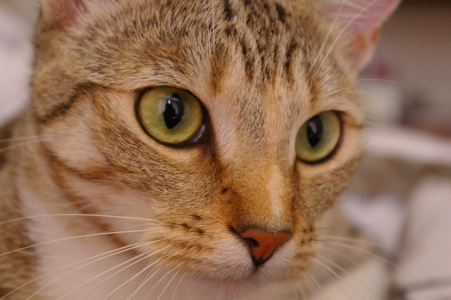
#> input picture skimage.data.cat(), 451 x 300 px
$ jupyter execute lab1.ipynb   (shell and % lines are left out)
#> lines starting #> are read from the running program, lines starting #| are printed output that depends on the picture; after the words box and inside, x2 and y2 are one past the last pixel; in counts of white or black regions, pixels touching at a corner belong together
# Практическая работа №1

## Основные задачи обработки изображений

## Задание

### Цель

Знакомство с методами обработки изображений, формирование навыков выполнения обработки изображений на языке Python.

### Задачи

1.	Исследование методов преобразования изображений
2.	Исследование методов фильтрации изображений
3.	Исследование методов выделения контуров на изображении
4.	Исследование методов бинаризации изображений

## Ход работы

### Импорты и вспомогательные функции

### Подготовка окружения

Перед запуском основных экспериментов устанавливаю зависимости, от которых зависят примеры ниже.

[cell 1]
import math

import numpy as np
import scipy
import skimage
from skimage import data
from skimage import color
from skimage import filters
from skimage import exposure
from skimage.feature import canny
from skimage.filters import roberts, prewitt, sobel, laplace, try_all_threshold, threshold_otsu, threshold_local, rank, threshold_niblack, threshold_sauvola
from skimage.morphology import disk
from skimage.util import img_as_ubyte, random_noise
from skimage.metrics import structural_similarity, peak_signal_noise_ratio, mean_squared_error
import matplotlib.pyplot as plt

plt.rcParams.update(
    {
        # корректное отображение ЧБ изображений в Matplotlib
        'image.cmap': 'gray',
        'axes.titlesize': 10,
    }
)

[cell 2]
# отрисовка изображений в виде сетки
# images - словарь {название изображения: изображение}
def display_images(images: dict[str, object], ncolumns: int = 1) -> None:
    nrows = math.ceil(len(images) / ncolumns)
    fig, axes = plt.subplots(nrows, ncolumns, figsize=(15, 4 * nrows))
    axes = axes.flatten()

    for ax, (title, image) in zip(axes, images.items()):
        ax.axis('off')
        ax.imshow(image)
        ax.set_title(title)

    for i in range(len(images), len(axes)):
        axes[i].axis('off')

    fig.tight_layout()
    plt.show()

# отрисовка изображений и гистограммами яркости пикселей под каждым изображением
# images - словарь {название изображения: изображение}
def display_images_with_histograms(images: dict[str, object], ncolumns: int = 1) -> None:
    nrows = math.ceil(len(images) / ncolumns)
    fig, axes = plt.subplots(nrows * 2, ncolumns, figsize=(12, 3 * nrows * 2))
    axes = axes.reshape(nrows * 2, ncolumns)

    for idx, (title, image) in enumerate(images.items()):
        row = (idx // ncolumns) * 2
        col = idx % ncolumns

        ax_img = axes[row, col]
        ax_img.axis('off')
        ax_img.imshow(image)
        ax_img.set_title(title)

        ax_hist = axes[row + 1, col]
        bins = 256

        ax_hist.hist(image.ravel(), bins=bins, histtype='step', color='black')
        ax_hist.ticklabel_format(axis='y', style='scientific', scilimits=(0, 0))
        ax_hist.set_xlabel('Pixel intensity')
        ax_hist.set_ylabel('Number of pixels')

        img_cdf, bins = exposure.cumulative_distribution(image, bins)
        ax_cdf = ax_hist.twinx()
        ax_cdf.plot(bins, img_cdf, 'r')

    for i in range(len(images), nrows * ncolumns):
        axes[(i // ncolumns) * 2, i % ncolumns].axis('off')
        axes[(i // ncolumns) * 2 + 1, i % ncolumns].axis('off')

    fig.tight_layout()
    plt.show()

# отрисовка изображений и гистограммами яркости пикселей под каждым изображением и наложением порога
# images - словарь {название изображения: (бинарное изображение, исходное изображение, по которому строится гистограмма яркости пикселей, порог)}
def display_images_with_thresholds(images: dict[str, tuple[object, object, int]], ncolumns: int = 1) -> None:
    nrows = math.ceil(len(images) / ncolumns)
    fig, axes = plt.subplots(nrows * 2, ncolumns, figsize=(12, 3 * nrows * 2))
    axes = axes.reshape(nrows * 2, ncolumns)

    for idx, (title, image_obj) in enumerate(images.items()):
        row = (idx // ncolumns) * 2
        col = idx % ncolumns

        ax_img = axes[row, col]
        ax_img.axis('off')
        ax_img.imshow(image_obj[0])
        ax_img.set_title(title)

        ax_hist = axes[row + 1, col]
        bins = 256

        ax_hist.hist(image_obj[1].ravel(), bins=bins, histtype='step', color='black')
        ax_hist.ticklabel_format(axis='y', style='scientific', scilimits=(0, 0))
        ax_hist.set_xlabel('Pixel intensity')
        ax_hist.set_ylabel('Number of pixels')

        ax_hist.axvline(image_obj[2], color='r', linewidth=2)

    for i in range(len(images), nrows * ncolumns):
        axes[(i // ncolumns) * 2, i % ncolumns].axis('off')
        axes[(i // ncolumns) * 2 + 1, i % ncolumns].axis('off')

    fig.tight_layout()
    plt.show()

### 1. Подготовка изображений для исследования

Для экспериментов использую несколько эталонных снимков из `skimage`: портрет кота, тестовый снимок с камерой, страницу текста и фрагмент лунной поверхности. Для анализа контуров дополнительно подключаю фотографию из датасета [Berkeley Segmentation Dataset 500 (BSDS500)](https://www.kaggle.com/datasets/balraj98/berkeley-segmentation-dataset-500-bsds500/data), поскольку изображения из него снабжены аккуратной разметкой границ.

[cell 3]
img_cat = data.cat()
#> img_cat is the input picture: shape (300, 451, 3); mean R, G, B 147.7, 111.4, 86.8
img_cam = data.camera()
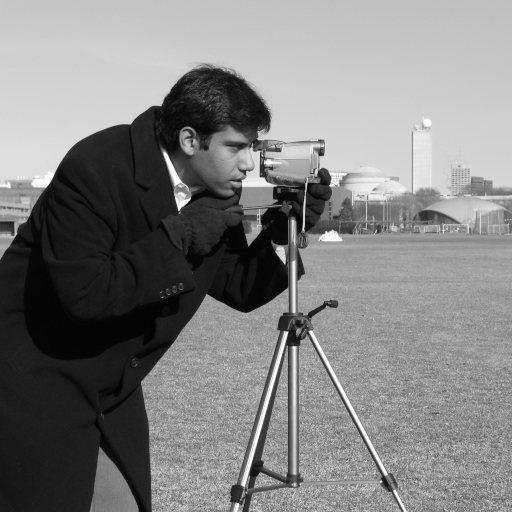
#> input picture skimage.data.camera(), 512 x 512 px
#> img_cam is the input picture: shape (512, 512); min 0, max 255, mean 129.1
img_page = data.page()
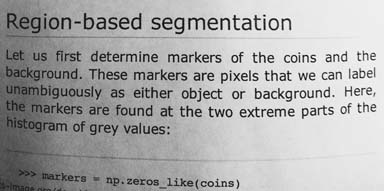
#> input picture skimage.data.page(), 384 x 191 px
#> img_page is the input picture: shape (191, 384); min 0, max 255, mean 171.5
img_moon = data.moon()
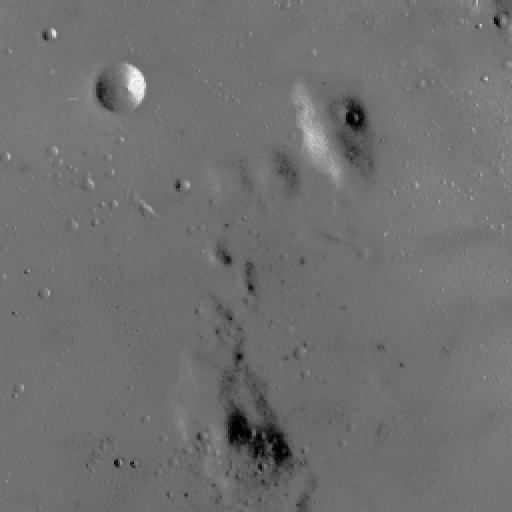
#> input picture skimage.data.moon(), 512 x 512 px
#> img_moon is the input picture: shape (512, 512); min 0, max 255, mean 112.2
img_deer = skimage.io.imread('./data/113016.jpg')
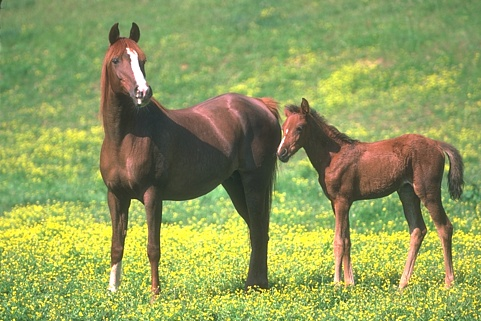
#> input picture ImageProcessingAndRecognition/lab1/data/113016.jpg, 481 x 321 px
#> img_deer is the input picture: shape (321, 481, 3); mean R, G, B 144.6, 157.9, 90.8
img_deer_edges = scipy.io.loadmat('./data/113016.mat')['groundTruth'][0][0][0][0][1]
#> (reads ImageProcessingAndRecognition/lab1/data/113016.mat from the repository)

source_images = {
    'cat': img_cat,
    'camera': img_cam,
    'page': img_page,
    'moon': img_moon,
    'deer': img_deer,
    'deer edges': img_deer_edges
}
display_images(source_images, 3)
#> in display_images, `nrows = math.ceil(len(images) / ncolumns)`: nrows = 2
#> the loop in display_images, `for ax, (title, image) in zip(axes, images.items()):` made 6 passes
#> title on passes 1 to 6: 'cat', 'camera', 'page', 'moon', 'deer', 'deer edges'

### 2. Методы преобразования изображений

#### Цветовая коррекция

Сравниваю несколько вариантов представления цвета: перевожу исходный снимок в оттенки серого, а также в пространства HSV и YCbCr, чтобы посмотреть, как меняется визуальное восприятие и распределение интенсивностей.

[cell 4]
color_transformed_images = {
    'cat RGB': img_cat,
    'cat Gray': color.rgb2gray(img_cat),
    'cat YCbCr': np.uint(color.rgb2ycbcr(img_cat)),
    'cat HSV': color.rgb2hsv(img_cat),
}
display_images(color_transformed_images, 4)
#> call 2 of display_images, with ncolumns = 4
#> in display_images (call 2), `nrows = math.ceil(len(images) / ncolumns)`: nrows = 1
#> the loop in display_images (call 2), `for ax, (title, image) in zip(axes, images.items()):` made 4 passes
#> in display_images (call 2), `plt.show()`:
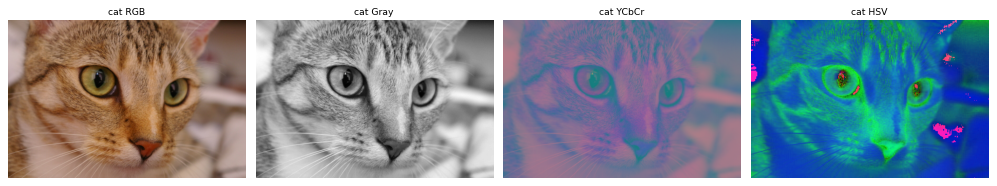
#> figure drawn by matplotlib, 4 panels

#### Яркостная коррекция

Проверяю влияние основных однотонных преобразований: линейной и логарифмической коррекции, гамма-преобразования и инверсии. Эти операции позволяют смещать динамический диапазон освещенности и по-разному выделять детали на изображении.

[cell 5]
contrast_adjusted_images = {
    'original': img_moon,
    'contrast stretching': exposure.rescale_intensity(img_moon, in_range=(np.percentile(img_moon, 5), np.percentile(img_moon, 95))),
    'logarithmic correction': exposure.adjust_log(img_moon, gain=1.0),
    'gamma correction (darker)': exposure.adjust_gamma(img_moon, gamma=2.0),
    'gamma correction (lighter)': exposure.adjust_gamma(img_moon, gamma=0.7),
    'negative': exposure.adjust_gamma(img_moon, gamma=1.0, gain=-1.0),
}
display_images_with_histograms(contrast_adjusted_images, 4)
#> in display_images_with_histograms, `nrows = math.ceil(len(images) / ncolumns)`: nrows = 2
#> the loop in display_images_with_histograms, `for idx, (title, image) in enumerate(images.items()):` made 6 passes
#> (title, row, col) on passes 1 to 6: ('original', 0, 0), ('contrast stretching', 0, 1), ('logarithmic correction', 0, 2), ('gamma correction (darker)', 0, 3), ('gamma correction (lighter)', 2, 0), ('negative', 2, 1)
#> the loop in display_images_with_histograms, `for i in range(len(images), nrows * ncolumns):` made 2 passes
#> i on passes 1 to 2: 6, 7
#> in display_images_with_histograms, `plt.show()`:
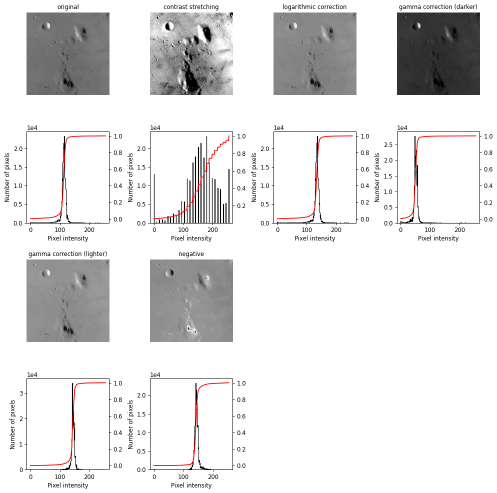
#> figure drawn by matplotlib, 18 panels; panel 13: curve peaks at x = 255, y = 1; panel 14: curve peaks at x = 255, y = 1; panel 15: curve peaks at x = 255, y = 1; panel 16: curve peaks at x = 255, y = 1

#### Коррекция на основе гистограммы

Сравниваю две версии усиления контраста: классическую эквализацию и адаптивную (CLAHE). Первый подход перераспределяет интенсивности по всему кадру, второй делает то же самое локально и лучше раскрывает мелкие элементы.

[cell 6]
contrast_adjusted_images = {
    'original': img_moon,
    'histogram equalization': exposure.equalize_hist(img_moon),
    'adaptative histogram equalization': exposure.equalize_adapthist(img_moon, clip_limit=0.03),
}
display_images_with_histograms(contrast_adjusted_images, 4)
#> the loop in display_images_with_histograms (call 2), `for idx, (title, image) in enumerate(images.items()):` made 3 passes
#> the loop in display_images_with_histograms (call 2), `for i in range(len(images), nrows * ncolumns):` made 1 pass
#> i on pass 1: 3

### 3. Методы фильтрации изображений

Чтобы оценить устойчивость фильтров к артефактам, к изображениям добавляю несколько видов шума: гауссовский, импульсный с произвольными значениями, а также отдельные варианты «соли» и «перца». Для каждого случая применяю гауссовский, медианный и усредняющий фильтры и считаю метрики MSE, PSNR и SSIM, чтобы количественно сравнить качество восстановления. По статистике лучше всех себя показывает медианная фильтрация — она более надежно подавляет выбросы и сохраняет границы объектов.

[cell 7]
def add_noise_to_image(image: object, noise_type: str, noise_arg: float) -> object:
    if noise_type == 'impulse':
        noisy_image = img_as_ubyte(image, force_copy=True)
        rng = np.random.default_rng()
        noise = rng.random(noisy_image.shape)
        noisy_image[noise > noise_arg] = np.random.randint(0, 256)
    elif noise_type == 'gaussian':
        noisy_image = random_noise(image, mode=noise_type, var=noise_arg)
    elif noise_type in ('salt', 'pepper'):
        noisy_image = random_noise(image, mode=noise_type, amount=noise_arg)
    else:
        raise ValueError('Unsupported noise type')

    if noisy_image.dtype == np.float64:
        noisy_image = np.clip(noisy_image, 0, 1)

    return img_as_ubyte(noisy_image)

noise_params = {
    'gaussian': [0.01, 0.03, 0.05],
    'salt': [0.02, 0.04, 0.06],
    'pepper': [0.02, 0.04, 0.06],
    'impulse': [0.98, 0.95, 0.9],
}

filer_params = {
    filters.gaussian: tuple([1]),
    filters.rank.median: tuple([disk(3)]),
    filters.rank.mean: tuple([disk(3)])
}

for noise_type, params in noise_params.items():
    for param in params:
        noisy_images = {}
        noisy_image = add_noise_to_image(img_cam, noise_type, param)
        mse = mean_squared_error(img_cam, noisy_image)
        psnr = peak_signal_noise_ratio(img_cam, noisy_image)
        ssim = structural_similarity(img_cam, noisy_image)
        noisy_images[f'{noise_type} noise {param}\nMSE: {mse:.1f} PSNR: {psnr:.1f} SSIM: {ssim:.3f}'] = noisy_image

        for filter_type, filter_params in filer_params.items():
            filtered_image = filter_type(noisy_image, *filter_params)
            if filtered_image.dtype == np.float64:
                filtered_image = np.clip(filtered_image, 0, 1)
            filtered_image = img_as_ubyte(filtered_image)

            mse = mean_squared_error(img_cam, filtered_image)
            psnr = peak_signal_noise_ratio(img_cam, filtered_image)
            ssim = structural_similarity(img_cam, filtered_image)
            noisy_images[f'{filter_type.__name__} filter\nMSE: {mse:.1f} PSNR: {psnr:.1f} SSIM: {ssim:.3f}'] = filtered_image
        display_images(noisy_images, 5)
#> this loop made 4 passes
#> pass 1, in add_noise_to_image (call 3), `noisy_image = random_noise(image, mode=noise_type, var=noise_arg)`:
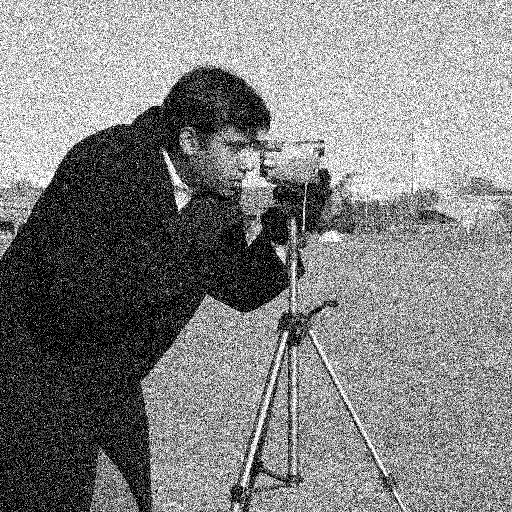
#> noisy_image: shape (512, 512) float64; min 0, max 1, mean 0.512

### 4. Методы выделения контуров на изображении

Контуры извлекаю несколькими классическими операторами: Робертса, Превитта, Собеля, Лапласа и детектором Кэнни. Последний обеспечивает наиболее аккуратные границы на выбранном изображении, хотя и требует настройки параметров. Остальные фильтры дают более шумные результаты и чувствительны к выбору порога.

[cell 8]
img_deer_gray = img_as_ubyte(color.rgb2gray(img_deer))

contour_filters = [roberts, prewitt, sobel, laplace, canny]
contour_thresholds = [0.01, 0.05, 0.1, 0.15, 0.2]
canny_params = [1, 2, 3, 4, 5]

for contour_filter in contour_filters:
    contour_images = {}
    if contour_filter == canny:
        for canny_param in canny_params:
            contoured_image = contour_filter(img_deer_gray, canny_param)
            mse = mean_squared_error(img_deer_edges, contoured_image)
            contour_images[f'{contour_filter.__name__} filter, sigma: {canny_param}\nMSE: {mse:.4f}'] = contoured_image
    else:
        contoured_image = contour_filter(img_deer_gray)
        for threshold in contour_thresholds:
            contoured_image_threshold = contoured_image > threshold
            mse = mean_squared_error(img_deer_edges, contoured_image_threshold)
            contour_images[f'{contour_filter.__name__} filter, threshold: {threshold}\nMSE: {mse:.4f}'] = contoured_image_threshold

    display_images(contour_images, len(contour_filters))
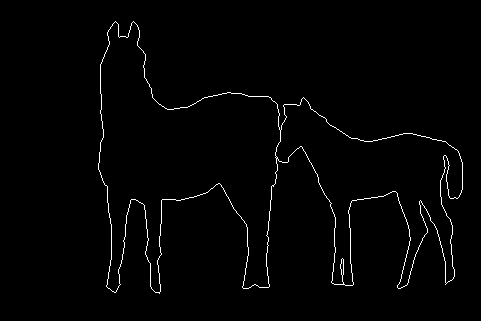
#> img_deer_edges: shape (321, 481); values 0 (black) and 1 (white), 1.5% white in thin lines or dots, all inside (x1, y1, x2, y2) = (98, 21, 463, 294)

#### Исследование качества выделения контуров от уровня шума

Дополнительно изучаю, как наличие шумов ухудшает обнаружение границ. Для каждого типа и уровня шума сравниваю выход разных операторов. В большинстве случаев метод Кэнни сохраняет приемлемый баланс между полнотой и точностью, в то время как фильтры Робертса, Превитта и Собеля нужно тщательно подстраивать под уровень и характер помех. Лапласиан сильнее подчеркивает шум и требует предварительного сглаживания.

[cell 9]
img_deer_gray_noised = add_noise_to_image(img_deer_gray, 'gaussian', 0.001)

contour_filters = [roberts, prewitt, sobel, laplace, canny]
contour_thresholds = [0.01, 0.05, 0.1, 0.15, 0.2]
canny_params = [1, 2, 3, 4, 5]

for contour_filter in contour_filters:
    contour_images = {}
    if contour_filter == canny:
        for canny_param in canny_params:
            contoured_image = contour_filter(img_deer_gray_noised, canny_param)
            mse = mean_squared_error(img_deer_edges, contoured_image)
            contour_images[f'{contour_filter.__name__} filter, sigma: {canny_param}\nMSE: {mse:.4f}'] = contoured_image
    else:
        contoured_image = contour_filter(img_deer_gray_noised)
        for threshold in contour_thresholds:
            contoured_image_threshold = contoured_image > threshold
            mse = mean_squared_error(img_deer_edges, contoured_image_threshold)
            contour_images[f'{contour_filter.__name__} filter, threshold: {threshold}\nMSE: {mse:.4f}'] = contoured_image_threshold

    display_images(contour_images, len(contour_filters))
#> this loop made 5 passes
#> pass 1, in display_images (call 20), `plt.show()`:
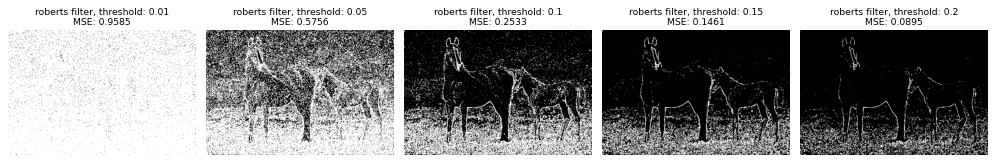
#> figure drawn by matplotlib, 5 panels

#### Шум типа "Соль"

Импульсы высокой яркости заполняют фон отдельными белыми точками. Медианный фильтр заметно сглаживает такие всплески и позволяет операторам Собеля и Превитта восстанавливать основные контуры, однако порог всё же приходится снижать, чтобы не потерять тонкие линии.

[cell 10]
img_deer_gray_noised = add_noise_to_image(img_deer_gray, 'salt', 0.03)
#> in add_noise_to_image (call 14), `noisy_image = random_noise(image, mode=noise_type, amount=noise_arg)`:
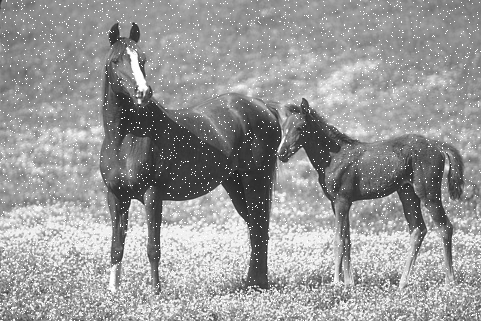
#> noisy_image: shape (321, 481) float64; min 0.137, max 1, mean 0.601

contour_filters = [roberts, prewitt, sobel, laplace, canny]
contour_thresholds = [0.01, 0.05, 0.1, 0.15, 0.2]
canny_params = [1, 2, 3, 4, 5]

for contour_filter in contour_filters:
    contour_images = {}
    if contour_filter == canny:
        for canny_param in canny_params:
            contoured_image = contour_filter(img_deer_gray_noised, canny_param)
            mse = mean_squared_error(img_deer_edges, contoured_image)
            contour_images[f'{contour_filter.__name__} filter, sigma: {canny_param}\nMSE: {mse:.4f}'] = contoured_image
    else:
        contoured_image = contour_filter(img_deer_gray_noised)
        for threshold in contour_thresholds:
            contoured_image_threshold = contoured_image > threshold
            mse = mean_squared_error(img_deer_edges, contoured_image_threshold)
            contour_images[f'{contour_filter.__name__} filter, threshold: {threshold}\nMSE: {mse:.4f}'] = contoured_image_threshold

    display_images(contour_images, len(contour_filters))
#> (the rest of the program and of its run is left out)
